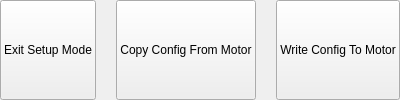
                        <widget class="QFrame" name="frame_35">
                         <property name="frameShape">
                          <enum>QFrame::NoFrame</enum>
                         </property>
                         <property name="frameShadow">
                          <enum>QFrame::Plain</enum>
                         </property>
                         <layout class="QHBoxLayout" name="horizontalLayout_18">
                          <property name="spacing">
                           <number>20</number>
                          </property>
                          <property name="leftMargin">
                           <number>0</number>
                          </property>
                          <property name="topMargin">
                           <number>0</number>
                          </property>
                          <property name="rightMargin">
                           <number>0</number>
                          </property>
                          <property name="bottomMargin">
                           <number>0</number>
                          </property>
                          <item>
                           <widget class="QPushButton" name="btn_exit_setup_mode">
                            <property name="sizePolicy">
                             <sizepolicy hsizetype="Minimum" vsizetype="Minimum">
                              <horstretch>0</horstretch>
                              <verstretch>0</verstretch>
                             </sizepolicy>
                            </property>
                            <property name="text">
                             <string>Exit Setup Mode</string>
                            </property>
                           </widget>
                          </item>
                          <item>
                           <widget class="QPushButton" name="btn_copy_from_motor">
                            <property name="sizePolicy">
                             <sizepolicy hsizetype="Minimum" vsizetype="Minimum">
                              <horstretch>0</horstretch>
                              <verstretch>0</verstretch>
                             </sizepolicy>
                            </property>
                            <property name="text">
                             <string>Copy Config From Motor</string>
                            </property>
                           </widget>
                          </item>
                          <item>
                           <widget class="QPushButton" name="btn_write_config">
                            <property name="sizePolicy">
                             <sizepolicy hsizetype="Minimum" vsizetype="Minimum">
                              <horstretch>0</horstretch>
                              <verstretch>0</verstretch>
                             </sizepolicy>
                            </property>
                            <property name="text">
                             <string>Write Config To Motor</string>
                            </property>
                           </widget>
                          </item>
                         </layout>
                        </widget>
